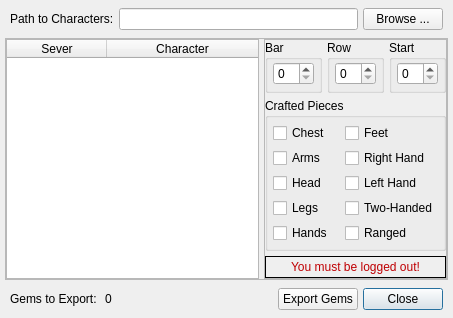
<?xml version="1.0" encoding="UTF-8"?>
<ui version="4.0">
 <class>CraftingBar</class>
 <widget class="QDialog" name="CraftingBar">
  <property name="geometry">
   <rect>
    <x>0</x>
    <y>0</y>
    <width>453</width>
    <height>292</height>
   </rect>
  </property>
  <property name="windowTitle">
   <string>Dialog</string>
  </property>
  <layout class="QVBoxLayout">
   <property name="spacing">
    <number>5</number>
   </property>
   <property name="leftMargin">
    <number>5</number>
   </property>
   <property name="topMargin">
    <number>5</number>
   </property>
   <property name="rightMargin">
    <number>5</number>
   </property>
   <property name="bottomMargin">
    <number>5</number>
   </property>
   <item>
    <layout class="QHBoxLayout">
     <property name="spacing">
      <number>5</number>
     </property>
     <property name="leftMargin">
      <number>5</number>
     </property>
     <property name="topMargin">
      <number>3</number>
     </property>
     <property name="rightMargin">
      <number>5</number>
     </property>
     <property name="bottomMargin">
      <number>3</number>
     </property>
     <item>
      <widget class="QLabel" name="CharacterPathLabel">
       <property name="text">
        <string>Path to Characters:</string>
       </property>
      </widget>
     </item>
     <item>
      <widget class="QLineEdit" name="CharacterPath"/>
     </item>
     <item>
      <widget class="QPushButton" name="BrowseButton">
       <property name="text">
        <string>Browse ...</string>
       </property>
       <property name="autoDefault">
        <bool>false</bool>
       </property>
      </widget>
     </item>
    </layout>
   </item>
   <item>
    <widget class="QFrame" name="frame">
     <property name="frameShape">
      <enum>QFrame::StyledPanel</enum>
     </property>
     <property name="frameShadow">
      <enum>QFrame::Raised</enum>
     </property>
     <layout class="QHBoxLayout">
      <property name="spacing">
       <number>5</number>
      </property>
      <property name="leftMargin">
       <number>0</number>
      </property>
      <property name="topMargin">
       <number>0</number>
      </property>
      <property name="rightMargin">
       <number>0</number>
      </property>
      <property name="bottomMargin">
       <number>0</number>
      </property>
      <item>
       <widget class="QTableWidget" name="CharacterTable">
        <property name="frameShape">
         <enum>QFrame::StyledPanel</enum>
        </property>
        <property name="frameShadow">
         <enum>QFrame::Plain</enum>
        </property>
        <property name="sizeAdjustPolicy">
         <enum>QAbstractScrollArea::AdjustIgnored</enum>
        </property>
        <property name="editTriggers">
         <set>QAbstractItemView::NoEditTriggers</set>
        </property>
        <property name="showDropIndicator" stdset="0">
         <bool>false</bool>
        </property>
        <property name="selectionMode">
         <enum>QAbstractItemView::SingleSelection</enum>
        </property>
        <property name="selectionBehavior">
         <enum>QAbstractItemView::SelectRows</enum>
        </property>
        <property name="showGrid">
         <bool>false</bool>
        </property>
        <property name="gridStyle">
         <enum>Qt::NoPen</enum>
        </property>
        <property name="sortingEnabled">
         <bool>true</bool>
        </property>
        <property name="wordWrap">
         <bool>false</bool>
        </property>
        <property name="cornerButtonEnabled">
         <bool>false</bool>
        </property>
        <attribute name="horizontalHeaderVisible">
         <bool>true</bool>
        </attribute>
        <attribute name="horizontalHeaderCascadingSectionResizes">
         <bool>false</bool>
        </attribute>
        <attribute name="horizontalHeaderDefaultSectionSize">
         <number>100</number>
        </attribute>
        <attribute name="horizontalHeaderHighlightSections">
         <bool>false</bool>
        </attribute>
        <attribute name="horizontalHeaderMinimumSectionSize">
         <number>50</number>
        </attribute>
        <attribute name="horizontalHeaderStretchLastSection">
         <bool>true</bool>
        </attribute>
        <attribute name="verticalHeaderVisible">
         <bool>false</bool>
        </attribute>
        <attribute name="verticalHeaderDefaultSectionSize">
         <number>22</number>
        </attribute>
        <attribute name="verticalHeaderHighlightSections">
         <bool>false</bool>
        </attribute>
        <attribute name="verticalHeaderMinimumSectionSize">
         <number>22</number>
        </attribute>
        <column>
         <property name="text">
          <string>Sever</string>
         </property>
        </column>
        <column>
         <property name="text">
          <string>Character</string>
         </property>
        </column>
       </widget>
      </item>
      <item>
       <widget class="QFrame" name="frame">
        <property name="frameShape">
         <enum>QFrame::StyledPanel</enum>
        </property>
        <property name="frameShadow">
         <enum>QFrame::Raised</enum>
        </property>
        <layout class="QVBoxLayout">
         <property name="spacing">
          <number>5</number>
         </property>
         <property name="leftMargin">
          <number>0</number>
         </property>
         <property name="topMargin">
          <number>0</number>
         </property>
         <property name="rightMargin">
          <number>0</number>
         </property>
         <property name="bottomMargin">
          <number>0</number>
         </property>
         <item>
          <layout class="QHBoxLayout">
           <property name="spacing">
            <number>5</number>
           </property>
           <property name="leftMargin">
            <number>0</number>
           </property>
           <property name="topMargin">
            <number>0</number>
           </property>
           <property name="rightMargin">
            <number>0</number>
           </property>
           <property name="bottomMargin">
            <number>0</number>
           </property>
           <item>
            <widget class="QGroupBox" name="groupBox">
             <property name="title">
              <string>Bar</string>
             </property>
             <layout class="QHBoxLayout">
              <property name="spacing">
               <number>5</number>
              </property>
              <property name="leftMargin">
               <number>5</number>
              </property>
              <property name="topMargin">
               <number>2</number>
              </property>
              <property name="rightMargin">
               <number>5</number>
              </property>
              <property name="bottomMargin">
               <number>5</number>
              </property>
              <item>
               <widget class="QSpinBox" name="BarSpinBox"/>
              </item>
             </layout>
            </widget>
           </item>
           <item>
            <widget class="QGroupBox" name="groupBox">
             <property name="title">
              <string>Row</string>
             </property>
             <layout class="QHBoxLayout">
              <property name="spacing">
               <number>5</number>
              </property>
              <property name="leftMargin">
               <number>5</number>
              </property>
              <property name="topMargin">
               <number>2</number>
              </property>
              <property name="rightMargin">
               <number>5</number>
              </property>
              <property name="bottomMargin">
               <number>5</number>
              </property>
              <item>
               <widget class="QSpinBox" name="RowSpinBox"/>
              </item>
             </layout>
            </widget>
           </item>
           <item>
            <widget class="QGroupBox" name="groupBox">
             <property name="title">
              <string>Start</string>
             </property>
             <layout class="QHBoxLayout">
              <property name="spacing">
               <number>5</number>
              </property>
              <property name="leftMargin">
               <number>5</number>
              </property>
              <property name="topMargin">
               <number>2</number>
              </property>
              <property name="rightMargin">
               <number>5</number>
              </property>
              <property name="bottomMargin">
               <number>5</number>
              </property>
              <item>
               <widget class="QSpinBox" name="StartSpinBox"/>
              </item>
             </layout>
            </widget>
           </item>
          </layout>
         </item>
         <item>
          <widget class="QGroupBox" name="groupBox">
           <property name="title">
            <string>Crafted Pieces</string>
           </property>
           <layout class="QGridLayout">
            <property name="leftMargin">
             <number>5</number>
            </property>
            <property name="topMargin">
             <number>5</number>
            </property>
            <property name="rightMargin">
             <number>5</number>
            </property>
            <property name="bottomMargin">
             <number>5</number>
            </property>
            <property name="spacing">
             <number>5</number>
            </property>
            <item row="1" column="0">
             <widget class="QCheckBox" name="ChestCheckBox">
              <property name="text">
               <string>Chest</string>
              </property>
             </widget>
            </item>
            <item row="3" column="0">
             <widget class="QCheckBox" name="HeadCheckBox">
              <property name="text">
               <string>Head</string>
              </property>
             </widget>
            </item>
            <item row="2" column="0">
             <widget class="QCheckBox" name="ArmsCheckBox">
              <property name="text">
               <string>Arms</string>
              </property>
             </widget>
            </item>
            <item row="5" column="0">
             <widget class="QCheckBox" name="HandsCheckBox">
              <property name="text">
               <string>Hands</string>
              </property>
             </widget>
            </item>
            <item row="4" column="0">
             <widget class="QCheckBox" name="LegsCheckBox">
              <property name="text">
               <string>Legs</string>
              </property>
             </widget>
            </item>
            <item row="1" column="1">
             <widget class="QCheckBox" name="FeetCheckBox">
              <property name="text">
               <string>Feet</string>
              </property>
             </widget>
            </item>
            <item row="2" column="1">
             <widget class="QCheckBox" name="RightHandCheckBox">
              <property name="text">
               <string>Right Hand</string>
              </property>
             </widget>
            </item>
            <item row="3" column="1">
             <widget class="QCheckBox" name="LeftHandCheckBox">
              <property name="text">
               <string>Left Hand</string>
              </property>
             </widget>
            </item>
            <item row="4" column="1">
             <widget class="QCheckBox" name="TwoHandedCheckBox">
              <property name="text">
               <string>Two-Handed</string>
              </property>
             </widget>
            </item>
            <item row="5" column="1">
             <widget class="QCheckBox" name="RangedCheckBox">
              <property name="text">
               <string>Ranged</string>
              </property>
             </widget>
            </item>
            <item row="6" column="0" colspan="2">
             <spacer>
              <property name="orientation">
               <enum>Qt::Vertical</enum>
              </property>
              <property name="sizeHint" stdset="0">
               <size>
                <width>20</width>
                <height>40</height>
               </size>
              </property>
             </spacer>
            </item>
           </layout>
          </widget>
         </item>
         <item>
          <widget class="QFrame" name="frame">
           <property name="frameShape">
            <enum>QFrame::Box</enum>
           </property>
           <layout class="QHBoxLayout">
            <property name="spacing">
             <number>5</number>
            </property>
            <property name="leftMargin">
             <number>3</number>
            </property>
            <property name="topMargin">
             <number>3</number>
            </property>
            <property name="rightMargin">
             <number>3</number>
            </property>
            <property name="bottomMargin">
             <number>3</number>
            </property>
            <item>
             <widget class="QLabel" name="WarningLabel">
              <property name="text">
               <string>&lt;html&gt;&lt;head/&gt;&lt;body&gt;&lt;p&gt;&lt;span style=&quot; color:#bf0003;&quot;&gt;You must be logged out!&lt;/span&gt;&lt;/p&gt;&lt;/body&gt;&lt;/html&gt;</string>
              </property>
              <property name="alignment">
               <set>Qt::AlignCenter</set>
              </property>
              <property name="wordWrap">
               <bool>false</bool>
              </property>
             </widget>
            </item>
           </layout>
          </widget>
         </item>
        </layout>
       </widget>
      </item>
     </layout>
    </widget>
   </item>
   <item>
    <layout class="QHBoxLayout">
     <property name="spacing">
      <number>5</number>
     </property>
     <property name="leftMargin">
      <number>5</number>
     </property>
     <property name="topMargin">
      <number>3</number>
     </property>
     <property name="rightMargin">
      <number>5</number>
     </property>
     <property name="bottomMargin">
      <number>3</number>
     </property>
     <item>
      <widget class="QLabel" name="GemExportCountLabel">
       <property name="text">
        <string>Gems to Export: </string>
       </property>
      </widget>
     </item>
     <item>
      <widget class="QLabel" name="GemExportCount">
       <property name="text">
        <string>0</string>
       </property>
      </widget>
     </item>
     <item>
      <spacer>
       <property name="orientation">
        <enum>Qt::Horizontal</enum>
       </property>
       <property name="sizeHint" stdset="0">
        <size>
         <width>40</width>
         <height>20</height>
        </size>
       </property>
      </spacer>
     </item>
     <item>
      <widget class="QPushButton" name="ExportButton">
       <property name="text">
        <string>Export Gems</string>
       </property>
       <property name="autoDefault">
        <bool>false</bool>
       </property>
      </widget>
     </item>
     <item>
      <widget class="QPushButton" name="CloseButton">
       <property name="text">
        <string>Close</string>
       </property>
       <property name="default">
        <bool>true</bool>
       </property>
      </widget>
     </item>
    </layout>
   </item>
  </layout>
 </widget>
 <resources/>
 <connections/>
</ui>
